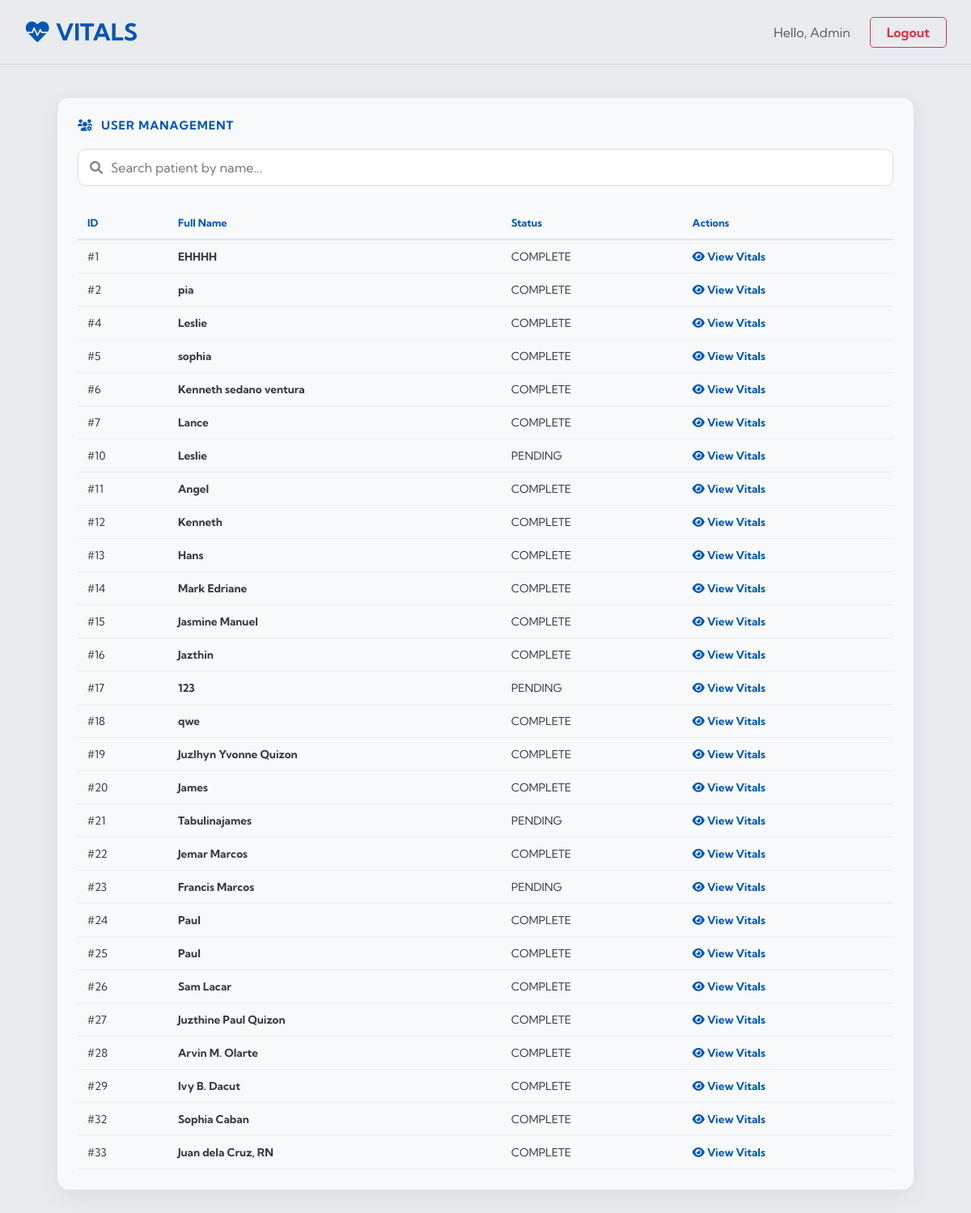
Page /dashboard.php (signed in) on the committed database.
### tables this page shows
CREATE TABLE `users` (
  `id` int(11) NOT NULL,
  `fullname` varchar(255) NOT NULL,
  `email` varchar(255) NOT NULL,
  `password` varchar(255) NOT NULL,
  `role` int(11) DEFAULT 0,
  `age` int(3) DEFAULT NULL,
  `sex` varchar(10) DEFAULT NULL,
  `weight` int(5) DEFAULT NULL,
  `height` int(5) DEFAULT NULL,
  `address` text DEFAULT NULL,
  `is_active` tinyint(1) DEFAULT 0,
  `scan_command` varchar(20) DEFAULT 'IDLE'
);

### dashboard.php (the view, shortened to what this page needs)
<?php
include 'db.php';
$role = (int)$_SESSION['role'];
$user_id = mysqli_real_escape_string($conn, $_SESSION['user_id']);
$target_id = (isset($_GET['view_user_id']) && $role == 1) ? mysqli_real_escape_string($conn, $_GET['view_user_id']) : $user_id;
mysqli_query($conn, "UPDATE users SET is_active = 1 WHERE id = '$user_id'");
if (!isset($_SESSION['fresh_login'])) {
    mysqli_query($conn, "UPDATE users SET scan_command = 'IDLE' WHERE id = '$target_id'");
    mysqli_query($conn, "DELETE FROM vitals_temp WHERE patient_id = '$target_id'");
}
?>
<!DOCTYPE html>
<html lang="en">
<head>
    <link rel="stylesheet" href="https://cdnjs.cloudflare.com/ajax/libs/font-awesome/6.0.0/css/all.min.css">
    <link rel="stylesheet" href="dashboard.css">
</head>
<body data-role="<?= $role ?>" data-target="<?= $target_id ?>">
<nav class="navbar">
    <div class="nav-container">
        <a href="dashboard.php" id="logo"><i class="fa-solid fa-heart-pulse"></i> VITALS</a>
        <div>
            <span class="user-greeting">Hello, <?= htmlspecialchars($_SESSION['fullname']) ?></span>
            <a href="logout.php" class="logout-btn">Logout</a>
        </div>
    </div>
</nav>
<div class="container">
    <?php if ($role == 1 && !isset($_GET['view_user_id'])): ?>
        <section class="section-box admin-section">
            <h3 class="box-title admin-title"><i class="fa-solid fa-users-gear"></i> User Management</h3>
            <div class="search-container" style="margin-bottom: 15px;">
                <div class="search-wrapper" style="position: relative;">
                    <i class="fa-solid fa-magnifying-glass" style="position: absolute; left: 15px; top: 50%; transform: translateY(-50%); color: #888;"></i>
                    <input type="text" id="userSearch" onkeyup="filterUsers()" placeholder="Search patient by name..."
                           style="width: 100%; padding: 12px 15px 12px 40px; border-radius: 10px; border: 1px solid #ddd; font-family: 'Kumbh Sans', sans-serif; font-size: 1rem;">
                </div>
            </div>
            <div class="table-wrap">
                <table class="admin-table-modern" id="userTable">
                    <thead>
                        <tr><th>ID</th><th>Full Name</th><th>Status</th><th>Actions</th></tr>
                    </thead>
                    <tbody>
                        <?php
                        $all_users = mysqli_query($conn, "SELECT id, fullname, age FROM users WHERE role = 0 ORDER BY id ASC");
                        while($u = mysqli_fetch_assoc($all_users)): ?>
                        <tr>
                            <td class="col-id">#<?= $u['id'] ?></td>
                            <td><strong><?= htmlspecialchars($u['fullname']) ?></strong></td>
                            <td><span class="status-pill <?= $u['age'] ? 'complete' : 'pending' ?>"><?= $u['age'] ? 'COMPLETE' : 'PENDING' ?></span></td>
                            <td><a href="dashboard.php?view_user_id=<?= $u['id'] ?>" class="btn-view-vitals"><i class="fa-solid fa-eye"></i> View Vitals</a></td>
                        </tr>
                        <?php endwhile; ?>
                    </tbody>
                </table>
            </div>
        </section>
    <?php endif; ?>
</div>
</body>
</html>

### dashboard.css (style rules this page uses)
:root { --neon: #0056b3; --bg: #e9ecef; --card: #dee2e6; --danger: #dc3545; --warning: #fd7e14; --purple: #6f42c1; --glow: rgba(0, 86, 179, 0.12); }
* { box-sizing: border-box; margin: 0; padding: 0; font-family: "Kumbh Sans", sans-serif; }
body { background: var(--bg); color: #343a40; padding-top: 100px; }
.navbar { background: rgba(233, 236, 239, 0.9); backdrop-filter: blur(10px); height: 80px; position: fixed; top: 0; width: 100%; z-index: 1000; border-bottom: 1px solid var(--glow); display: flex; align-items: center; justify-content: center; }
.nav-container { width: 100%; max-width: 1200px; padding: 0 30px; display: flex; justify-content: space-between; align-items: center; }
#logo { color: var(--neon); text-decoration: none; font-size: 1.8rem; font-weight: bold; }
.user-greeting { margin-right: 20px; opacity: 0.8; }
.logout-btn { border: 1px solid var(--danger); color: var(--danger); padding: 8px 20px; border-radius: 5px; text-decoration: none; font-weight: bold; }
.container { max-width: 1100px; margin: 0 auto; padding: 20px; }
.section-box { background: #f8f9fa; border: 1px solid var(--glow); border-radius: 15px; padding: 25px; margin-bottom: 30px; box-shadow: 0 10px 30px rgba(0, 0, 0, 0.05), 0 0 20px rgba(0, 86, 179, 0.03); }
.box-title { color: var(--neon); font-size: 0.9rem; letter-spacing: 1px; text-transform: uppercase; margin-bottom: 20px; display: flex; align-items: center; gap: 10px; }
.table-wrap { overflow-x: auto; }
table { width: 100%; border-collapse: collapse; margin-top: 10px; }
table a { text-decoration: none !important; color: var(--neon); font-weight: bold; }
th { text-align: left; padding: 12px; color: var(--neon); border-bottom: 2px solid var(--glow); font-size: 0.8rem; }
td { padding: 12px; border-bottom: 1px solid rgba(0, 0, 0, 0.05); font-size: 0.85rem; }
#userSearch { transition: all 0.3s ease; outline: none; }
#userTable tr { transition: opacity 0.3s ease; }

### rows in the picture
users: id "1", fullname "EHHHH", age "COMPLETE"
users: id "2", fullname "pia", age "COMPLETE"
users: id "4", fullname "Leslie", age "COMPLETE"
users: id "5", fullname "sophia", age "COMPLETE"
users: id "6", fullname "Kenneth sedano ventura", age "COMPLETE"
users: id "7", fullname "Lance", age "COMPLETE"
users: id "10", fullname "Leslie", shows "PENDING"
users: id "11", fullname "Angel", age "COMPLETE"
users: id "12", fullname "Kenneth", age "COMPLETE"
users: id "13", fullname "Hans", age "COMPLETE"
users: id "14", fullname "Mark Edriane", age "COMPLETE"
users: id "15", fullname "Jasmine Manuel", age "COMPLETE"
users: id "16", fullname "Jazthin", age "COMPLETE"
users: id "17", fullname "123", shows "PENDING"
users: id "18", fullname "qwe", age "COMPLETE"
users: id "19", fullname "Juzlhyn Yvonne Quizon", age "COMPLETE"
users: id "20", fullname "James", age "COMPLETE"
users: id "21", fullname "Tabulinajames", shows "PENDING"
users: id "22", fullname "Jemar Marcos", age "COMPLETE"
users: id "23", fullname "Francis Marcos", shows "PENDING"
users: id "24", fullname "Paul", age "COMPLETE"
users: id "25", fullname "Paul", age "COMPLETE"
users: id "26", fullname "Sam Lacar", age "COMPLETE"
users: id "27", fullname "Juzthine Paul Quizon", age "COMPLETE"
users: id "28", fullname "Arvin M. Olarte", age "COMPLETE"
users: id "29", fullname "Ivy B. Dacut", age "COMPLETE"
users: id "32", fullname "Sophia Caban", age "COMPLETE"
users: id "33", fullname "Juan dela Cruz, RN", age "COMPLETE"

### other values in the picture
$_SESSION['fullname'] "Admin"
